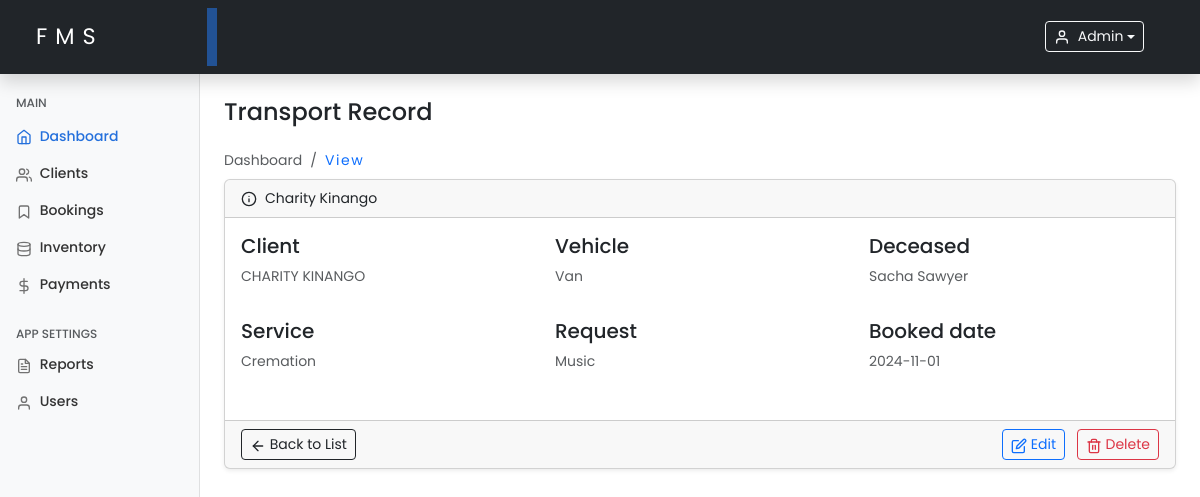
The app's page /viewLogRecord.php?id=23 (signed in) with its own data.
### tables this page shows
CREATE TABLE `bookings` (
  `id` int(11) NOT NULL,
  `client_id` varchar(100) NOT NULL,
  `deceased_name` varchar(100) NOT NULL,
  `service_type` enum('burial','cremation','other') DEFAULT 'burial',
  `schedule_date` date NOT NULL,
  `vehicle_type` varchar(150) DEFAULT NULL,
  `request` varchar(255) DEFAULT NULL,
  `status` enum('scheduled','completed') DEFAULT 'scheduled',
  `created_at` timestamp NOT NULL DEFAULT current_timestamp(),
  `updated_at` timestamp NOT NULL DEFAULT current_timestamp() ON UPDATE current_timestamp()
);

CREATE TABLE `clients` (
  `id` int(11) NOT NULL,
  `client_name` varchar(100) NOT NULL,
  `client_phone` varchar(20) NOT NULL,
  `client_email` varchar(100) DEFAULT NULL,
  `client_address` varchar(255) DEFAULT NULL,
  `deceased_name` varchar(100) NOT NULL,
  `deceased_age` int(3) NOT NULL,
  `deceased_date_of_death` date NOT NULL,
  `deceased_cause` enum('natural','sickness','accident','other') NOT NULL,
  `deceased_gender` enum('male','female','other') NOT NULL,
  `created_at` timestamp NOT NULL DEFAULT current_timestamp(),
  `updated_at` timestamp NOT NULL DEFAULT current_timestamp() ON UPDATE current_timestamp()
);

### includes/functions.php (called while the page is built, shortened)
<?php
function getLogisticById($conn, $logistic_id)
{
    $query = "SELECT b.id, b.vehicle_type, b.deceased_name, b.schedule_date, b.status, b.service_type, b.request,
                     c.client_name AS client_name, b.created_at, b.updated_at
              FROM bookings b
              JOIN clients c ON b.client_id = c.id
              WHERE b.id = ?";
    $stmt = $conn->prepare($query);
    $stmt->bind_param('i', $logistic_id);
    $stmt->execute();
    $result = $stmt->get_result();
    if ($result->num_rows > 0) {
        return $result->fetch_assoc();
    } else {
        return false;
    }
}

### viewLogRecord.php (the view, shortened to what this page needs)
<?php
include 'includes/functions.php';
if (isset($_GET['id'])) {
    $logistic_id = intval($_GET['id']);
    $logistic = getLogisticById($conn, $logistic_id);
} else {
    header("Location: logistics.php?status=error");
    exit();
}
include './includes/header.php';
include './includes/sidebar.php';
?>
<main class="col-md-9 ms-sm-auto col-lg-10 px-md-4 mt-4">
    <h4 class="mb-4">Transport Record</h4>
    <ol class="breadcrumb mb-2">
        <li class="breadcrumb-item active">Dashboard</li>
        <li class="breadcrumb-item">
            <a class="text-decoration-none hover-underline" href="./logistics.php">View</a>
        </li>
    </ol>
    <div class="card shadow-sm">
        <div class="card-header d-flex align-items-center">
            <span data-feather="info" class="me-2"></span><?php echo htmlspecialchars($logistic['client_name']); ?>
        </div>
        <div class="card-body">
            <div class="row">
                <div class="col-md-4 mb-3">
                    <h5 class="fw-bold-30">Client</h5>
                    <p class="text-muted text-uppercase"><?php echo htmlspecialchars($logistic['client_name']); ?></p>
                </div>
                <div class="col-md-4 mb-3">
                    <h5 class="fw-bold-30">Vehicle</h5>
                    <p class="text-muted text-capitalize"><?php echo htmlspecialchars($logistic['vehicle_type']); ?></p>
                </div>
                <div class="col-md-4 mb-3">
                    <h5 class="fw-bold-30">Deceased</h5>
                    <p class="text-muted text-capitalize"><?php echo htmlspecialchars($logistic['deceased_name']); ?></p>
                </div>
            </div>
            <div class="row">
                <div class="col-md-4 mb-3">
                    <h5 class="fw-bold-30">Service</h5>
                    <p class="text-muted text-capitalize"><?php echo htmlspecialchars($logistic['service_type']); ?></p>
                </div>
                <div class="col-md-4 mb-3">
                    <h5 class="fw-bold-30">Request</h5>
                    <p class="text-muted text-capitalize"><?php echo htmlspecialchars($logistic['request']); ?></p>
                </div>
                <div class="col-md-4 mb-3">
                    <h5 class="fw-bold-30">Booked date</h5>
                    <p class="text-muted text-capitalize"><?php echo htmlspecialchars($logistic['schedule_date']); ?></p>
                </div>
            </div>
        </div>
        <div class="card-footer d-flex justify-content-between">
            <a href="logistics.php" class="btn btn-sm btn-outline-dark">
                <span data-feather="arrow-left"></span> Back to List
            </a>
            <div>
                <a href="editLogRecord.php?id=<?php echo $logistic['id']; ?>" class="btn btn-sm btn-outline-primary me-2">
                    <span data-feather="edit"></span> Edit
                </a>
                <a href="deleteLog.php?id=<?php echo $logistic['id']; ?>" class="btn btn-sm btn-outline-danger" onclick="return confirm('Are you sure you want to delete this record?');">
                    <span data-feather="trash-2"></span> Delete
                </a>
            </div>
        </div>
    </div>
</main>
<?php include './includes/footer.php'; ?>

### assets/css/dashboard.css (style rules this page uses)
* { margin: 0; padding: 0; box-sizing: border-box; }
body { font-size: .875rem; font-family: "Poppins", sans-serif; }
.feather { width: 16px; height: 16px; vertical-align: text-bottom; }

### includes/header.php (style rules this page uses)
.active { background-color: transparent !important; }
.text-decoration-none { font-weight: 400; letter-spacing: 0.1rem; text-decoration: none !important; }

### records on screen
bookings: client.client_name "Charity Kinango", client.client_name "CHARITY KINANGO", vehicle_type "Van", deceased_name "Sacha Sawyer", service_type "Cremation", request "Music", schedule_date "2024-11-01"

### other values on screen
$_SESSION['username'] "Admin"
